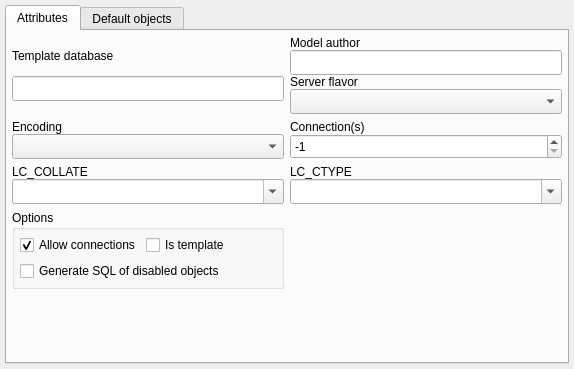
<?xml version="1.0" encoding="UTF-8"?>
<ui version="4.0">
 <class>DatabaseWidget</class>
 <widget class="QWidget" name="DatabaseWidget">
  <property name="geometry">
   <rect>
    <x>0</x>
    <y>0</y>
    <width>574</width>
    <height>369</height>
   </rect>
  </property>
  <property name="minimumSize">
   <size>
    <width>0</width>
    <height>0</height>
   </size>
  </property>
  <layout class="QVBoxLayout" name="database_lt">
   <property name="spacing">
    <number>5</number>
   </property>
   <property name="leftMargin">
    <number>5</number>
   </property>
   <property name="topMargin">
    <number>5</number>
   </property>
   <property name="rightMargin">
    <number>5</number>
   </property>
   <property name="bottomMargin">
    <number>5</number>
   </property>
   <item>
    <widget class="QTabWidget" name="db_attributes_tbw">
     <property name="currentIndex">
      <number>0</number>
     </property>
     <property name="iconSize">
      <size>
       <width>22</width>
       <height>22</height>
      </size>
     </property>
     <widget class="QWidget" name="attributes_tab">
      <attribute name="icon">
       <iconset resource="../../res/resources.qrc">
        <normaloff>:/icons/icons/attribute.png</normaloff>:/icons/icons/attribute.png</iconset>
      </attribute>
      <attribute name="title">
       <string>Attributes</string>
      </attribute>
      <layout class="QGridLayout" name="settings_grid">
       <property name="leftMargin">
        <number>5</number>
       </property>
       <property name="topMargin">
        <number>5</number>
       </property>
       <property name="rightMargin">
        <number>5</number>
       </property>
       <property name="bottomMargin">
        <number>5</number>
       </property>
       <item row="1" column="1">
        <layout class="QVBoxLayout" name="connlimit_lt">
         <property name="spacing">
          <number>0</number>
         </property>
         <item>
          <widget class="QLabel" name="connlim_lbl">
           <property name="sizePolicy">
            <sizepolicy hsizetype="Fixed" vsizetype="Fixed">
             <horstretch>0</horstretch>
             <verstretch>0</verstretch>
            </sizepolicy>
           </property>
           <property name="minimumSize">
            <size>
             <width>96</width>
             <height>0</height>
            </size>
           </property>
           <property name="font">
            <font>
             <italic>false</italic>
             <bold>false</bold>
            </font>
           </property>
           <property name="text">
            <string>Connection(s)</string>
           </property>
          </widget>
         </item>
         <item>
          <widget class="QSpinBox" name="connlim_sb">
           <property name="minimumSize">
            <size>
             <width>0</width>
             <height>25</height>
            </size>
           </property>
           <property name="minimum">
            <number>-1</number>
           </property>
           <property name="maximum">
            <number>65535</number>
           </property>
           <property name="value">
            <number>-1</number>
           </property>
          </widget>
         </item>
        </layout>
       </item>
       <item row="2" column="1">
        <layout class="QVBoxLayout" name="lc_ctype_lt">
         <property name="spacing">
          <number>0</number>
         </property>
         <item>
          <widget class="QLabel" name="lcctype_lbl">
           <property name="sizePolicy">
            <sizepolicy hsizetype="Fixed" vsizetype="Preferred">
             <horstretch>0</horstretch>
             <verstretch>0</verstretch>
            </sizepolicy>
           </property>
           <property name="minimumSize">
            <size>
             <width>70</width>
             <height>0</height>
            </size>
           </property>
           <property name="font">
            <font>
             <italic>false</italic>
             <bold>false</bold>
            </font>
           </property>
           <property name="text">
            <string>LC_CTYPE</string>
           </property>
          </widget>
         </item>
         <item>
          <widget class="QComboBox" name="lcctype_cmb">
           <property name="minimumSize">
            <size>
             <width>0</width>
             <height>25</height>
            </size>
           </property>
           <property name="editable">
            <bool>true</bool>
           </property>
           <property name="insertPolicy">
            <enum>QComboBox::InsertPolicy::InsertAlphabetically</enum>
           </property>
           <property name="iconSize">
            <size>
             <width>28</width>
             <height>28</height>
            </size>
           </property>
          </widget>
         </item>
        </layout>
       </item>
       <item row="0" column="1">
        <layout class="QVBoxLayout" name="author_lt">
         <property name="spacing">
          <number>0</number>
         </property>
         <item>
          <widget class="QLabel" name="author_lbl">
           <property name="sizePolicy">
            <sizepolicy hsizetype="Fixed" vsizetype="Fixed">
             <horstretch>0</horstretch>
             <verstretch>0</verstretch>
            </sizepolicy>
           </property>
           <property name="text">
            <string>Model author</string>
           </property>
          </widget>
         </item>
         <item>
          <widget class="QLineEdit" name="author_edt">
           <property name="minimumSize">
            <size>
             <width>0</width>
             <height>25</height>
            </size>
           </property>
           <property name="clearButtonEnabled">
            <bool>true</bool>
           </property>
          </widget>
         </item>
         <item>
          <widget class="QLabel" name="flavor_lbl">
           <property name="text">
            <string>Server flavor</string>
           </property>
          </widget>
         </item>
         <item>
          <widget class="QComboBox" name="flavor_cmb">
           <property name="minimumSize">
            <size>
             <width>0</width>
             <height>25</height>
            </size>
           </property>
           <property name="toolTip">
            <string>Target engine of the model. Greenplum and Apache Cloudberry enable the MPP specific options, e.g., table distribution and storage.</string>
           </property>
          </widget>
         </item>
        </layout>
       </item>
       <item row="3" column="0">
        <widget class="QGroupBox" name="groupBox">
         <property name="sizePolicy">
          <sizepolicy hsizetype="Expanding" vsizetype="Fixed">
           <horstretch>0</horstretch>
           <verstretch>0</verstretch>
          </sizepolicy>
         </property>
         <property name="title">
          <string>Options</string>
         </property>
         <layout class="QVBoxLayout" name="verticalLayout_7">
          <property name="leftMargin">
           <number>5</number>
          </property>
          <property name="topMargin">
           <number>5</number>
          </property>
          <property name="rightMargin">
           <number>5</number>
          </property>
          <property name="bottomMargin">
           <number>5</number>
          </property>
          <item>
           <layout class="QHBoxLayout" name="horizontalLayout">
            <property name="spacing">
             <number>5</number>
            </property>
            <item>
             <widget class="QCheckBox" name="allow_conn_chk">
              <property name="text">
               <string>Allow connections</string>
              </property>
              <property name="checked">
               <bool>true</bool>
              </property>
             </widget>
            </item>
            <item>
             <widget class="QCheckBox" name="is_template_chk">
              <property name="text">
               <string>Is template</string>
              </property>
             </widget>
            </item>
            <item>
             <spacer name="horizontalSpacer">
              <property name="orientation">
               <enum>Qt::Orientation::Horizontal</enum>
              </property>
              <property name="sizeHint" stdset="0">
               <size>
                <width>40</width>
                <height>20</height>
               </size>
              </property>
             </spacer>
            </item>
           </layout>
          </item>
          <item>
           <widget class="QCheckBox" name="gen_sql_dis_objs_chk">
            <property name="text">
             <string>Generate SQL of disabled objects</string>
            </property>
            <property name="checked">
             <bool>false</bool>
            </property>
           </widget>
          </item>
         </layout>
        </widget>
       </item>
       <item row="2" column="0">
        <layout class="QVBoxLayout" name="lc_collate_lt">
         <property name="spacing">
          <number>0</number>
         </property>
         <item>
          <widget class="QLabel" name="lccollate_lbl">
           <property name="sizePolicy">
            <sizepolicy hsizetype="Fixed" vsizetype="Preferred">
             <horstretch>0</horstretch>
             <verstretch>0</verstretch>
            </sizepolicy>
           </property>
           <property name="minimumSize">
            <size>
             <width>85</width>
             <height>0</height>
            </size>
           </property>
           <property name="font">
            <font>
             <italic>false</italic>
             <bold>false</bold>
            </font>
           </property>
           <property name="text">
            <string>LC_COLLATE</string>
           </property>
          </widget>
         </item>
         <item>
          <widget class="QComboBox" name="lccollate_cmb">
           <property name="minimumSize">
            <size>
             <width>0</width>
             <height>25</height>
            </size>
           </property>
           <property name="editable">
            <bool>true</bool>
           </property>
           <property name="insertPolicy">
            <enum>QComboBox::InsertPolicy::InsertAlphabetically</enum>
           </property>
           <property name="iconSize">
            <size>
             <width>28</width>
             <height>28</height>
            </size>
           </property>
          </widget>
         </item>
        </layout>
       </item>
       <item row="1" column="0">
        <layout class="QVBoxLayout" name="encoding_lt">
         <property name="spacing">
          <number>0</number>
         </property>
         <item>
          <widget class="QLabel" name="encoding_lbl">
           <property name="sizePolicy">
            <sizepolicy hsizetype="Fixed" vsizetype="Fixed">
             <horstretch>0</horstretch>
             <verstretch>0</verstretch>
            </sizepolicy>
           </property>
           <property name="minimumSize">
            <size>
             <width>96</width>
             <height>0</height>
            </size>
           </property>
           <property name="text">
            <string>Encoding</string>
           </property>
          </widget>
         </item>
         <item>
          <widget class="QComboBox" name="encoding_cmb">
           <property name="minimumSize">
            <size>
             <width>0</width>
             <height>25</height>
            </size>
           </property>
           <property name="iconSize">
            <size>
             <width>28</width>
             <height>28</height>
            </size>
           </property>
          </widget>
         </item>
        </layout>
       </item>
       <item row="0" column="0">
        <layout class="QVBoxLayout" name="template_db_lt">
         <property name="spacing">
          <number>0</number>
         </property>
         <item>
          <widget class="QLabel" name="templatedb_lbl">
           <property name="sizePolicy">
            <sizepolicy hsizetype="Fixed" vsizetype="Fixed">
             <horstretch>0</horstretch>
             <verstretch>0</verstretch>
            </sizepolicy>
           </property>
           <property name="minimumSize">
            <size>
             <width>96</width>
             <height>0</height>
            </size>
           </property>
           <property name="text">
            <string>Template database</string>
           </property>
          </widget>
         </item>
         <item>
          <widget class="QLineEdit" name="templatedb_edt">
           <property name="minimumSize">
            <size>
             <width>0</width>
             <height>25</height>
            </size>
           </property>
           <property name="clearButtonEnabled">
            <bool>true</bool>
           </property>
          </widget>
         </item>
        </layout>
       </item>
       <item row="4" column="0" colspan="2">
        <spacer name="verticalSpacer">
         <property name="orientation">
          <enum>Qt::Orientation::Vertical</enum>
         </property>
         <property name="sizeHint" stdset="0">
          <size>
           <width>20</width>
           <height>40</height>
          </size>
         </property>
        </spacer>
       </item>
      </layout>
     </widget>
     <widget class="QWidget" name="def_objects_tab">
      <attribute name="icon">
       <iconset resource="../../res/resources.qrc">
        <normaloff>:/icons/icons/objects.png</normaloff>:/icons/icons/objects.png</iconset>
      </attribute>
      <attribute name="title">
       <string>Default objects</string>
      </attribute>
      <layout class="QGridLayout" name="def_objects_grid">
       <property name="leftMargin">
        <number>5</number>
       </property>
       <property name="topMargin">
        <number>5</number>
       </property>
       <property name="rightMargin">
        <number>5</number>
       </property>
       <property name="bottomMargin">
        <number>5</number>
       </property>
       <item row="0" column="0" colspan="4">
        <layout class="QVBoxLayout" name="def_collation_lt">
         <property name="spacing">
          <number>0</number>
         </property>
         <item>
          <widget class="QLabel" name="def_collation_lbl">
           <property name="text">
            <string>Collation</string>
           </property>
          </widget>
         </item>
        </layout>
       </item>
       <item row="5" column="0" colspan="4">
        <spacer name="verticalSpacer_2">
         <property name="orientation">
          <enum>Qt::Orientation::Vertical</enum>
         </property>
         <property name="sizeHint" stdset="0">
          <size>
           <width>20</width>
           <height>40</height>
          </size>
         </property>
        </spacer>
       </item>
       <item row="1" column="0" colspan="4">
        <layout class="QVBoxLayout" name="def_tablespace_lt">
         <property name="spacing">
          <number>0</number>
         </property>
         <item>
          <widget class="QLabel" name="def_tablespace_lbl">
           <property name="text">
            <string>Tablespace</string>
           </property>
          </widget>
         </item>
        </layout>
       </item>
       <item row="2" column="0" colspan="4">
        <layout class="QVBoxLayout" name="def_schema_lt">
         <property name="spacing">
          <number>0</number>
         </property>
         <item>
          <widget class="QLabel" name="def_schema_lbl">
           <property name="text">
            <string>Schema</string>
           </property>
          </widget>
         </item>
        </layout>
       </item>
       <item row="4" column="0" colspan="4">
        <layout class="QVBoxLayout" name="def_owner_lt">
         <property name="spacing">
          <number>0</number>
         </property>
         <item>
          <widget class="QLabel" name="def_owner_lbl">
           <property name="text">
            <string>Owner</string>
           </property>
          </widget>
         </item>
        </layout>
       </item>
      </layout>
     </widget>
    </widget>
   </item>
  </layout>
 </widget>
 <resources>
  <include location="../../res/resources.qrc"/>
 </resources>
 <connections/>
</ui>
